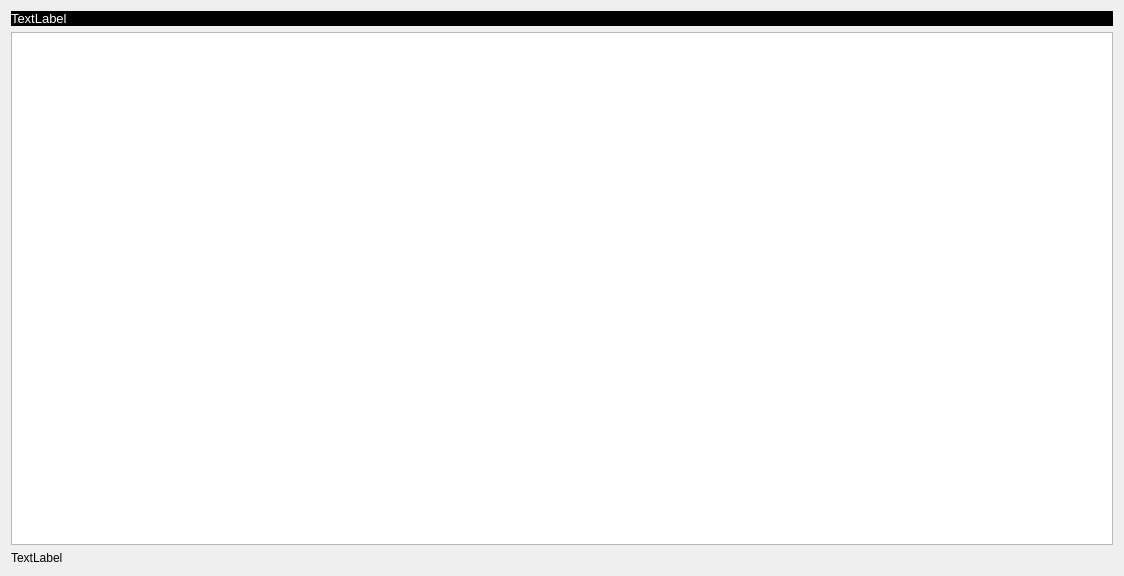
<?xml version="1.0" encoding="UTF-8"?>
<ui version="4.0">
 <class>Shcema</class>
 <widget class="QWidget" name="Shcema">
  <property name="geometry">
   <rect>
    <x>0</x>
    <y>0</y>
    <width>1124</width>
    <height>576</height>
   </rect>
  </property>
  <property name="styleSheet">
   <string notr="true"/>
  </property>
  <layout class="QGridLayout" name="gridLayout">
   <item row="0" column="0">
    <widget class="QLabel" name="label">
     <property name="font">
      <font>
       <pointsize>10</pointsize>
      </font>
     </property>
     <property name="styleSheet">
      <string notr="true">background-color: rgb(0, 0, 0);</string>
     </property>
     <property name="text">
      <string>&lt;html&gt;&lt;head/&gt;&lt;body&gt;&lt;p&gt;&lt;span style=&quot; color:#ffffff;&quot;&gt;TextLabel&lt;/span&gt;&lt;/p&gt;&lt;/body&gt;&lt;/html&gt;</string>
     </property>
    </widget>
   </item>
   <item row="1" column="0">
    <widget class="QGraphicsView" name="graphicsView"/>
   </item>
   <item row="2" column="0">
    <widget class="QLabel" name="label_2">
     <property name="text">
      <string>TextLabel</string>
     </property>
    </widget>
   </item>
  </layout>
 </widget>
 <resources/>
 <connections/>
</ui>
